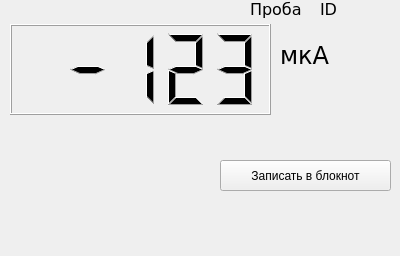
<?xml version="1.0" encoding="UTF-8"?>
<ui version="4.0">
 <class>fpVATP</class>
 <widget class="QMainWindow" name="fpVATP">
  <property name="geometry">
   <rect>
    <x>0</x>
    <y>0</y>
    <width>400</width>
    <height>256</height>
   </rect>
  </property>
  <property name="minimumSize">
   <size>
    <width>400</width>
    <height>256</height>
   </size>
  </property>
  <property name="maximumSize">
   <size>
    <width>400</width>
    <height>256</height>
   </size>
  </property>
  <property name="windowTitle">
   <string>Кондуктометр</string>
  </property>
  <widget class="QWidget" name="centralwidget">
   <widget class="QLCDNumber" name="lcdMain">
    <property name="geometry">
     <rect>
      <x>10</x>
      <y>24</y>
      <width>261</width>
      <height>91</height>
     </rect>
    </property>
    <property name="sizePolicy">
     <sizepolicy hsizetype="Preferred" vsizetype="Preferred">
      <horstretch>1</horstretch>
      <verstretch>0</verstretch>
     </sizepolicy>
    </property>
    <property name="minimumSize">
     <size>
      <width>151</width>
      <height>41</height>
     </size>
    </property>
    <property name="palette">
     <palette>
      <active>
       <colorrole role="WindowText">
        <brush brushstyle="SolidPattern">
         <color alpha="255">
          <red>0</red>
          <green>0</green>
          <blue>0</blue>
         </color>
        </brush>
       </colorrole>
      </active>
      <inactive>
       <colorrole role="WindowText">
        <brush brushstyle="SolidPattern">
         <color alpha="255">
          <red>0</red>
          <green>0</green>
          <blue>0</blue>
         </color>
        </brush>
       </colorrole>
      </inactive>
      <disabled>
       <colorrole role="WindowText">
        <brush brushstyle="SolidPattern">
         <color alpha="255">
          <red>120</red>
          <green>120</green>
          <blue>120</blue>
         </color>
        </brush>
       </colorrole>
      </disabled>
     </palette>
    </property>
    <property name="smallDecimalPoint">
     <bool>true</bool>
    </property>
    <property name="numDigits">
     <number>5</number>
    </property>
    <property name="digitCount">
     <number>5</number>
    </property>
    <property name="value" stdset="0">
     <double>-123.000000000000000</double>
    </property>
    <property name="intValue" stdset="0">
     <number>-123</number>
    </property>
   </widget>
   <widget class="QLabel" name="lblEd">
    <property name="geometry">
     <rect>
      <x>280</x>
      <y>40</y>
      <width>141</width>
      <height>31</height>
     </rect>
    </property>
    <property name="minimumSize">
     <size>
      <width>141</width>
      <height>31</height>
     </size>
    </property>
    <property name="font">
     <font>
      <family>Verdana</family>
      <pointsize>18</pointsize>
      <weight>50</weight>
      <bold>false</bold>
     </font>
    </property>
    <property name="text">
     <string>&lt;html&gt;&lt;head/&gt;&lt;body&gt;&lt;p&gt;мкA&lt;/p&gt;&lt;/body&gt;&lt;/html&gt;</string>
    </property>
   </widget>
   <widget class="QLabel" name="label_5">
    <property name="geometry">
     <rect>
      <x>250</x>
      <y>0</y>
      <width>61</width>
      <height>18</height>
     </rect>
    </property>
    <property name="minimumSize">
     <size>
      <width>19</width>
      <height>18</height>
     </size>
    </property>
    <property name="font">
     <font>
      <family>Verdana</family>
      <pointsize>12</pointsize>
     </font>
    </property>
    <property name="text">
     <string>Проба</string>
    </property>
   </widget>
   <widget class="QLabel" name="lblID">
    <property name="geometry">
     <rect>
      <x>320</x>
      <y>0</y>
      <width>81</width>
      <height>18</height>
     </rect>
    </property>
    <property name="minimumSize">
     <size>
      <width>19</width>
      <height>18</height>
     </size>
    </property>
    <property name="font">
     <font>
      <family>Verdana</family>
      <pointsize>12</pointsize>
     </font>
    </property>
    <property name="text">
     <string>ID</string>
    </property>
   </widget>
   <widget class="QToolButton" name="tbSaveToNotepad_">
    <property name="geometry">
     <rect>
      <x>220</x>
      <y>160</y>
      <width>171</width>
      <height>31</height>
     </rect>
    </property>
    <property name="minimumSize">
     <size>
      <width>71</width>
      <height>31</height>
     </size>
    </property>
    <property name="focusPolicy">
     <enum>Qt::NoFocus</enum>
    </property>
    <property name="text">
     <string>Записать в блокнот</string>
    </property>
   </widget>
  </widget>
  <widget class="QMenuBar" name="menubar">
   <property name="geometry">
    <rect>
     <x>0</x>
     <y>0</y>
     <width>400</width>
     <height>21</height>
    </rect>
   </property>
  </widget>
  <action name="actConf">
   <property name="text">
    <string>Градуировка</string>
   </property>
  </action>
  <action name="action">
   <property name="text">
    <string>Градуировка</string>
   </property>
  </action>
  <action name="action_2">
   <property name="text">
    <string>Сохранить профиль</string>
   </property>
  </action>
  <action name="action_3">
   <property name="text">
    <string>Редактировать профиль</string>
   </property>
  </action>
  <action name="action_4">
   <property name="text">
    <string>График</string>
   </property>
  </action>
  <action name="action_5">
   <property name="text">
    <string>Таблица результатов</string>
   </property>
  </action>
 </widget>
 <resources/>
 <connections/>
</ui>
